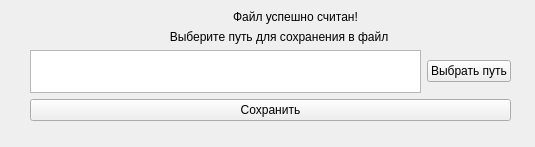
<?xml version="1.0" encoding="UTF-8"?>
<ui version="4.0">
 <class>result</class>
 <widget class="QWidget" name="result">
  <property name="geometry">
   <rect>
    <x>0</x>
    <y>0</y>
    <width>535</width>
    <height>147</height>
   </rect>
  </property>
  <property name="windowTitle">
   <string>Form</string>
  </property>
  <widget class="QWidget" name="">
   <property name="geometry">
    <rect>
     <x>30</x>
     <y>10</y>
     <width>481</width>
     <height>111</height>
    </rect>
   </property>
   <layout class="QVBoxLayout" name="verticalLayout_2">
    <item>
     <layout class="QVBoxLayout" name="verticalLayout">
      <item>
       <widget class="QLabel" name="label">
        <property name="text">
         <string>                                                             Файл успешно считан!</string>
        </property>
       </widget>
      </item>
      <item>
       <widget class="QLabel" name="label_2">
        <property name="text">
         <string>                                          Выберите путь для сохранения в файл</string>
        </property>
       </widget>
      </item>
     </layout>
    </item>
    <item>
     <layout class="QHBoxLayout" name="horizontalLayout">
      <item>
       <widget class="QTextEdit" name="textEdit"/>
      </item>
      <item>
       <widget class="QPushButton" name="pushButton">
        <property name="text">
         <string>Выбрать путь</string>
        </property>
       </widget>
      </item>
     </layout>
    </item>
    <item>
     <widget class="QPushButton" name="pushButton_2">
      <property name="text">
       <string>Сохранить</string>
      </property>
     </widget>
    </item>
   </layout>
  </widget>
 </widget>
 <resources/>
 <connections/>
</ui>
